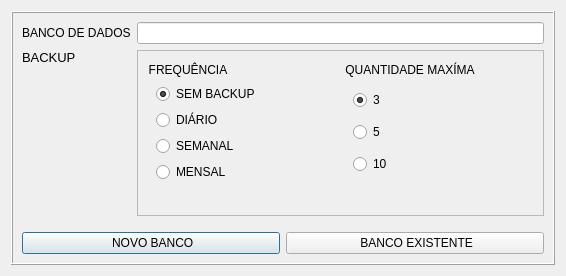
<?xml version="1.0" encoding="UTF-8"?>
<ui version="4.0">
 <class>Dialog</class>
 <widget class="QDialog" name="Dialog">
  <property name="geometry">
   <rect>
    <x>0</x>
    <y>0</y>
    <width>566</width>
    <height>276</height>
   </rect>
  </property>
  <property name="windowTitle">
   <string>CONFIGURAR</string>
  </property>
  <property name="styleSheet">
   <string notr="true">QGroupBox {
	border: none;
	padding: 15px 0
}</string>
  </property>
  <property name="modal">
   <bool>true</bool>
  </property>
  <layout class="QGridLayout" name="gridLayout">
   <item row="2" column="0">
    <widget class="QFrame" name="frame">
     <property name="frameShape">
      <enum>QFrame::Box</enum>
     </property>
     <property name="frameShadow">
      <enum>QFrame::Raised</enum>
     </property>
     <layout class="QGridLayout" name="gridLayout_2">
      <item row="3" column="1">
       <widget class="QLabel" name="label_2">
        <property name="font">
         <font>
          <pointsize>10</pointsize>
          <bold>false</bold>
         </font>
        </property>
        <property name="text">
         <string>BACKUP</string>
        </property>
        <property name="alignment">
         <set>Qt::AlignLeading|Qt::AlignLeft|Qt::AlignTop</set>
        </property>
        <property name="buddy">
         <cstring>radio_no_backup</cstring>
        </property>
       </widget>
      </item>
      <item row="2" column="2">
       <widget class="QLineEdit" name="txt_source">
        <property name="readOnly">
         <bool>true</bool>
        </property>
       </widget>
      </item>
      <item row="4" column="2">
       <spacer name="verticalSpacer_2">
        <property name="orientation">
         <enum>Qt::Vertical</enum>
        </property>
        <property name="sizeHint" stdset="0">
         <size>
          <width>20</width>
          <height>316</height>
         </size>
        </property>
       </spacer>
      </item>
      <item row="5" column="1" colspan="2">
       <layout class="QHBoxLayout" name="horizontalLayout">
        <item>
         <widget class="QPushButton" name="bt_new">
          <property name="font">
           <font>
            <bold>false</bold>
           </font>
          </property>
          <property name="cursor">
           <cursorShape>PointingHandCursor</cursorShape>
          </property>
          <property name="text">
           <string> NOVO BANCO</string>
          </property>
          <property name="icon">
           <iconset resource="resource.qrc">
            <normaloff>:/icons/assets/db.png</normaloff>:/icons/assets/db.png</iconset>
          </property>
          <property name="iconSize">
           <size>
            <width>20</width>
            <height>20</height>
           </size>
          </property>
         </widget>
        </item>
        <item>
         <widget class="QPushButton" name="bt_open">
          <property name="sizePolicy">
           <sizepolicy hsizetype="Minimum" vsizetype="Fixed">
            <horstretch>0</horstretch>
            <verstretch>0</verstretch>
           </sizepolicy>
          </property>
          <property name="font">
           <font>
            <bold>false</bold>
           </font>
          </property>
          <property name="cursor">
           <cursorShape>PointingHandCursor</cursorShape>
          </property>
          <property name="text">
           <string> BANCO EXISTENTE</string>
          </property>
          <property name="icon">
           <iconset resource="resource.qrc">
            <normaloff>:/icons/assets/folder.png</normaloff>:/icons/assets/folder.png</iconset>
          </property>
          <property name="iconSize">
           <size>
            <width>20</width>
            <height>20</height>
           </size>
          </property>
         </widget>
        </item>
       </layout>
      </item>
      <item row="2" column="1">
       <widget class="QLabel" name="label">
        <property name="sizePolicy">
         <sizepolicy hsizetype="Fixed" vsizetype="Preferred">
          <horstretch>0</horstretch>
          <verstretch>0</verstretch>
         </sizepolicy>
        </property>
        <property name="text">
         <string>BANCO DE DADOS</string>
        </property>
        <property name="buddy">
         <cstring>txt_source</cstring>
        </property>
       </widget>
      </item>
      <item row="3" column="2">
       <widget class="QFrame" name="frame_backup">
        <property name="minimumSize">
         <size>
          <width>0</width>
          <height>0</height>
         </size>
        </property>
        <property name="frameShape">
         <enum>QFrame::StyledPanel</enum>
        </property>
        <property name="frameShadow">
         <enum>QFrame::Plain</enum>
        </property>
        <layout class="QHBoxLayout" name="horizontalLayout_2">
         <item>
          <widget class="QGroupBox" name="group_frequency">
           <property name="title">
            <string>FREQUÊNCIA</string>
           </property>
           <property name="alignment">
            <set>Qt::AlignLeading|Qt::AlignLeft|Qt::AlignVCenter</set>
           </property>
           <property name="flat">
            <bool>false</bool>
           </property>
           <property name="checkable">
            <bool>false</bool>
           </property>
           <layout class="QVBoxLayout" name="verticalLayout_2">
            <item>
             <widget class="QRadioButton" name="radio_no_backup">
              <property name="text">
               <string>SEM BACKUP</string>
              </property>
              <property name="checked">
               <bool>true</bool>
              </property>
             </widget>
            </item>
            <item>
             <widget class="QRadioButton" name="radio_diary">
              <property name="text">
               <string>DIÁRIO</string>
              </property>
             </widget>
            </item>
            <item>
             <widget class="QRadioButton" name="radio_weekly">
              <property name="text">
               <string>SEMANAL</string>
              </property>
             </widget>
            </item>
            <item>
             <widget class="QRadioButton" name="radio_monthly">
              <property name="text">
               <string>MENSAL</string>
              </property>
             </widget>
            </item>
           </layout>
          </widget>
         </item>
         <item>
          <widget class="QGroupBox" name="group_max_backup">
           <property name="toolTip">
            <string>&lt;html&gt;&lt;head/&gt;&lt;body&gt;&lt;p&gt;QUANTIDADE MÁXIMA ARMAZENADA ATÉ OS REGISTROS MAIS ANTIGOS SEREM DELETADOS&lt;/p&gt;&lt;/body&gt;&lt;/html&gt;</string>
           </property>
           <property name="title">
            <string>QUANTIDADE MAXÍMA</string>
           </property>
           <property name="flat">
            <bool>false</bool>
           </property>
           <layout class="QVBoxLayout" name="verticalLayout_3">
            <item>
             <widget class="QRadioButton" name="radio_3">
              <property name="text">
               <string>3</string>
              </property>
              <property name="checked">
               <bool>true</bool>
              </property>
             </widget>
            </item>
            <item>
             <widget class="QRadioButton" name="radio_5">
              <property name="text">
               <string>5</string>
              </property>
             </widget>
            </item>
            <item>
             <widget class="QRadioButton" name="radio_10">
              <property name="text">
               <string>10</string>
              </property>
             </widget>
            </item>
           </layout>
          </widget>
         </item>
        </layout>
       </widget>
      </item>
     </layout>
    </widget>
   </item>
  </layout>
 </widget>
 <tabstops>
  <tabstop>txt_source</tabstop>
  <tabstop>radio_no_backup</tabstop>
  <tabstop>radio_diary</tabstop>
  <tabstop>radio_weekly</tabstop>
  <tabstop>radio_monthly</tabstop>
  <tabstop>radio_3</tabstop>
  <tabstop>radio_5</tabstop>
  <tabstop>radio_10</tabstop>
  <tabstop>bt_new</tabstop>
  <tabstop>bt_open</tabstop>
 </tabstops>
 <resources>
  <include location="resource.qrc"/>
 </resources>
 <connections/>
</ui>
